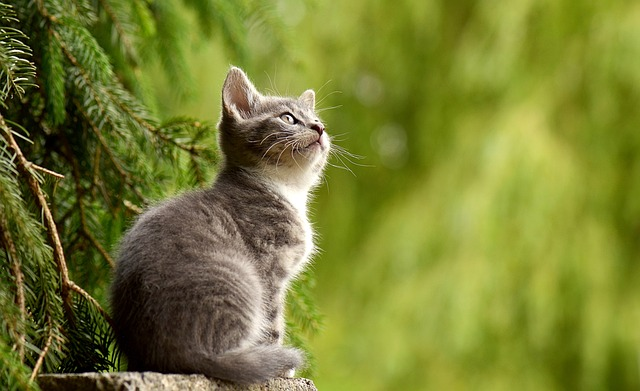
#> input picture Input/cat.jpg, 640 x 391 px, found by its file name
$ python 21.opening_technique.py
#> lines starting #> are read from the running program, lines starting #| are printed output that depends on the picture
# Implement the Opening technique as a Morphological operation
# to dilate the foreground regions based on Open CV.

import cv2
import numpy as np

# Read the image
image = cv2.imread('D:\Workspace (VS Code)\College\Slot-B-Computer Vision\Input\cat.jpg', 0)  # Read the image in grayscale
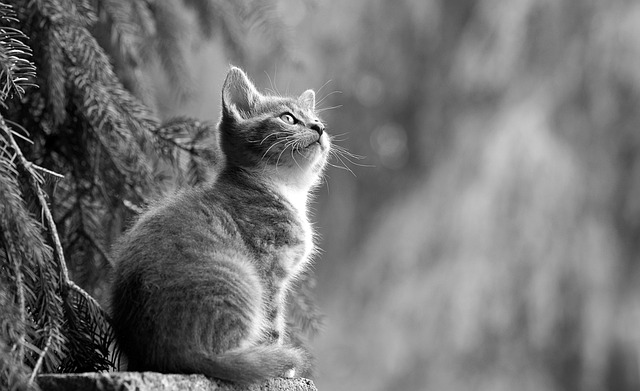
#> image: shape (391, 640); min 0, max 255, mean 115.1

# Define the kernel for opening
kernel = np.ones((5, 5), np.uint8)  # 5x5 kernel with all ones

# Apply opening (erosion followed by dilation)
opened_image = cv2.morphologyEx(image, cv2.MORPH_OPEN, kernel)
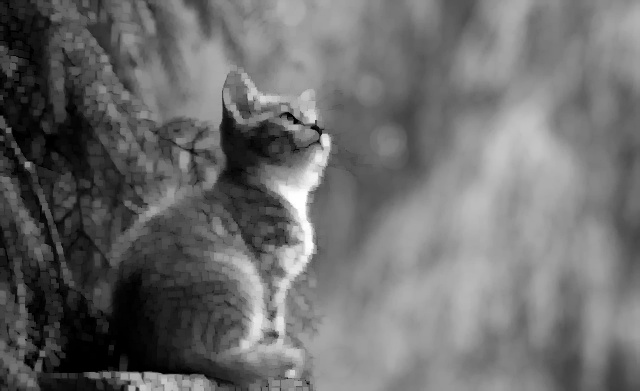
#> opened_image: shape (391, 640); min 0, max 255, mean 107.8

# Display the original and opened images
cv2.imshow('Original Image', image)
cv2.imshow('Opened Image', opened_image)
cv2.waitKey(0)
cv2.destroyAllWindows()
